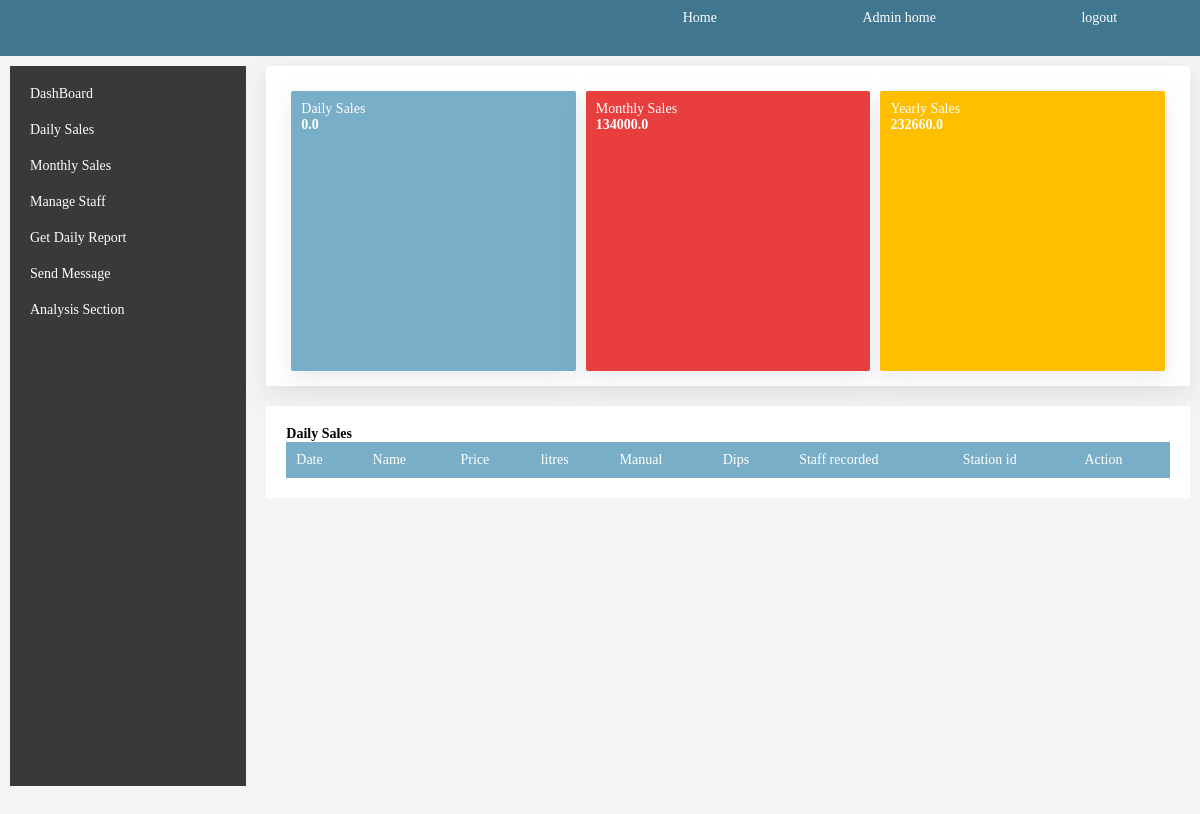
The page /admin (signed in) on the database as committed earlier.
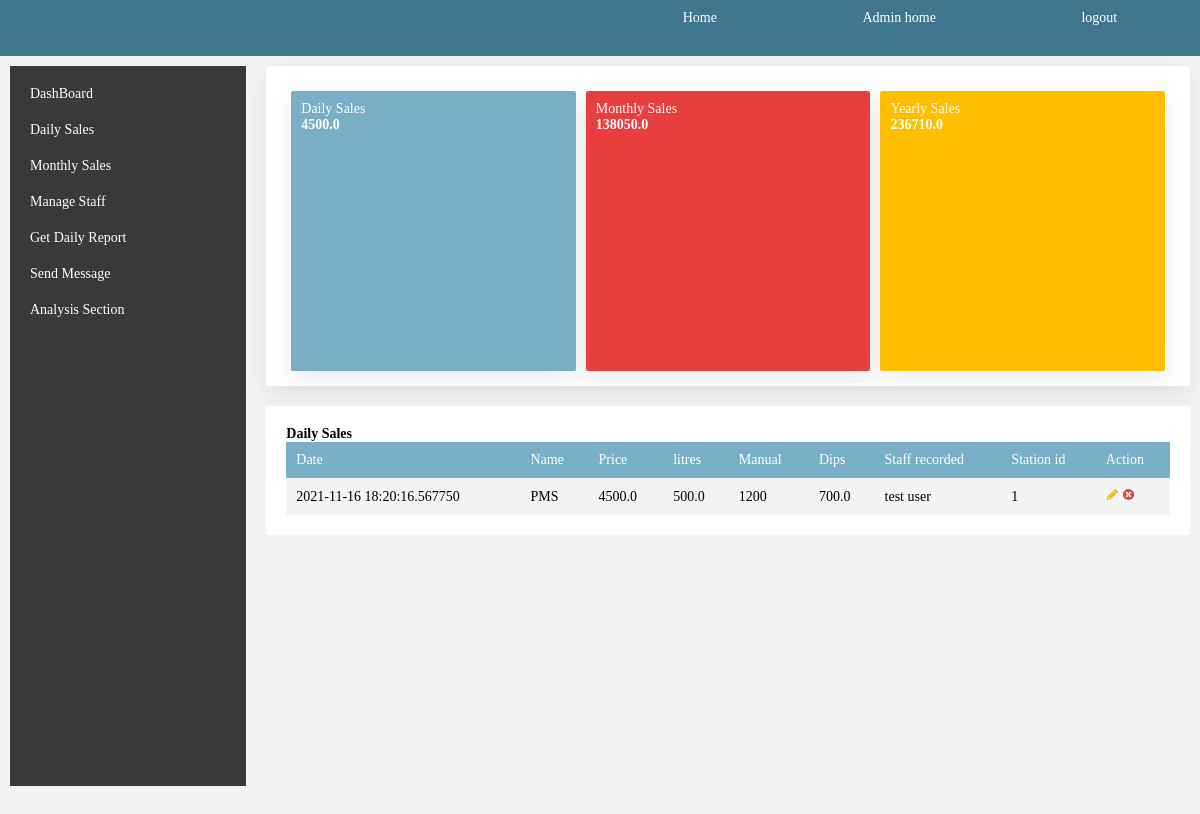
The same page on the database as committed later.
### src/models/__init__.py (models this page shows, shortened)
class DatabaseMixin(object):
	__table_args__ = {'extend_existing': True}

class FuelBaseClass(DatabaseMixin, db.Model):
    id = db.Column(db.Integer, primary_key=True)
    date_recorded = db.Column(db.DateTime, default=datetime.datetime.utcnow)
    sales = db.Column(db.Float, nullable=False)
    dips = db.Column(db.Float, nullable=False)
    litres = db.Column(db.Float, nullable=False)
    manual = db.Column(db.Integer, nullable=False)
    photo = db.Column(db.String(200), nullable=False)
    open_stock = db.Column(db.Boolean, nullable=False, default=False)
    fuel_type = db.Column(db.Integer, db.ForeignKey('fueltypes.id'))
    staff_recorded = db.Column(db.Integer, db.ForeignKey('staff.id'))

class fueltypes(DatabaseMixin, db.Model):
    id = db.Column(db.Integer, primary_key=True)
    fuel_name = db.Column(db.String(200), nullable=False)
    dips_refered = db.relationship('FuelBaseClass', lazy='dynamic', backref='fuel', cascade='all, delete')

class StaffMixin(object):
	__table_args__ = {'extend_existing': True}
	is_login = db.Column(db.Boolean, nullable=False, default=False)

class Staff(StaffMixin, UserMixin, db.Model):
    id = db.Column(db.Integer, primary_key=True)
    staff_name = db.Column(db.String(200), nullable=False)
    staff_id = db.Column(db.Integer, nullable=False)
    password=db.Column(db.String(200), nullable=False)
    is_admin = db.Column(db.Boolean, default=False)
    station_id = db.Column(db.Integer, db.ForeignKey('station.id'))
    return_filed = db.relationship('FuelBaseClass', lazy='dynamic', backref='records', overlaps="dips_refered,fuel")
    @login_manager.user_loader
    def load_user(id):
        return Staff.query.get(int(id))

### src/views/__init__.py (the view)
@user.route('/admin')
@admins_only
def admin_home():
    flbase = FuelBaseClass.query.filter(func.date(FuelBaseClass.date_recorded) == datetime.date.today()).all()
    return render_template('adminbase.html', flbase=flbase, tdy=tdy, sales=tdy['sales'].sum(), monthly_sales=monthlysales['sales'].sum(),yearsum=yearsum['sales'].sum())

### src/views/__init__.py (called while the page is built)
def admins_only(func):
    @wraps(func)
    def is_admin(*args, **kwargs):
        if current_user.is_authenticated and current_user.is_admin:
            return func(*args, **kwargs)
        return redirect(url_for('application.home'))
    return is_admin

### src/templates/adminbase.html
{% extends 'admin.html'%}
{% block content  %}
<div class="table-section">
	<h4 class="display-4">Daily Sales</h4>
	<div class="table-1">
		<table>
		<thead>
			<tr>
				<td>Date</td>
				<td>Name</td>
				<td>Price</td>
				<td>litres</td>
				<td>Manual</td>
				<td>Dips</td>
				<td>Staff recorded</td>
				<td>Station id</td>
				<td>Action</td>
			</tr>
			</thead>
			<tbody>
				{% for i in flbase%}
			<tr>
			<td>{{i.date_recorded}}</td>
			<td>{{i.fuel.fuel_name}}</td>
			<td>{{i.sales}}</td>
			<td>{{i.litres}}</td>
			<td>{{i.manual}}</td>
			<td>{{i.dips}}</td>
			<td>{{i.records.staff_name}}</td>
			<td>{{i.records.station_id}}</td>
			<td>
				<a href="{{url_for('application.update_record', id=i.id)}}" id="update"><img src="{{url_for('static', filename='images/icons/change.svg')}}"></a>
				<a href="{{url_for('application.delete_record', id=i.id)}}"><img src="{{url_for('static', filename='images/icons/delete.svg')}}"></a>
			</td>
		</tr>
		{% endfor %}
			</tbody>
		</table>
	</div>
</div>
{%endblock content %}

Rows that differ between the two databases and show on the page:
added FuelBaseClass: date_recorded "2021-11-16 18:20:16.567750", fuel.fuel_name "PMS", sales "4500.0", litres "500.0", manual "1200", dips "700.0", records.staff_name "test user", records.station_id "1"
Other text that changed with them:
{{ sales }}: "0.0" → "4500.0"
{{ monthly_sales }}: "134000.0" → "138050.0"
{{ yearsum }}: "232660.0" → "236710.0"
